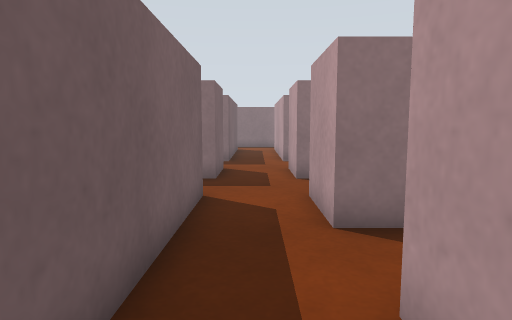
view 1 (above)

24 first-person views from a walk through a world built for the Gazebo simulator. The camera is 0.83 m above the floor, tilts 6° down and sees 75° across. The floor is counted in squares, 0.5 m on a side. Each view is taken from the middle of a square. On the plan, view 1 faces up. The plan holds only what a view shows up to about 16 squares ahead; the rest is blank. The place goes on beyond the plan.

view 2
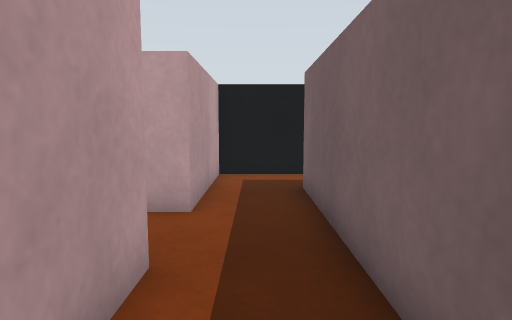

view 3
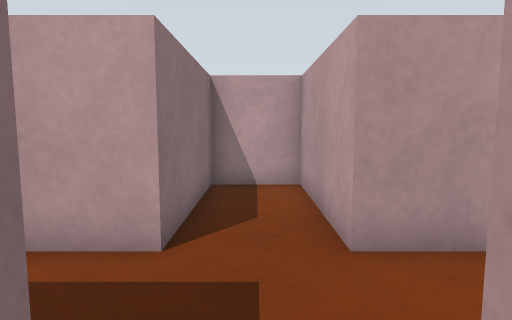

view 4
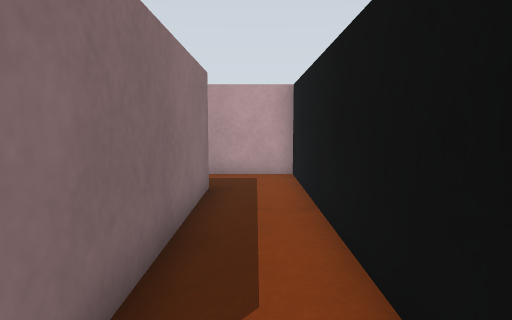

view 5
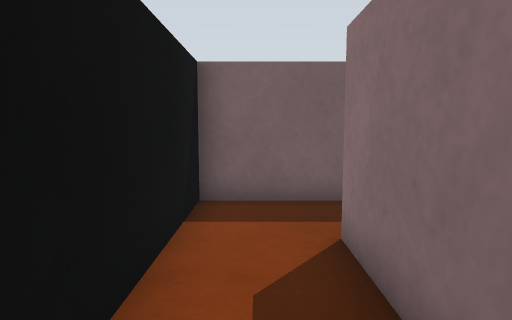

view 6
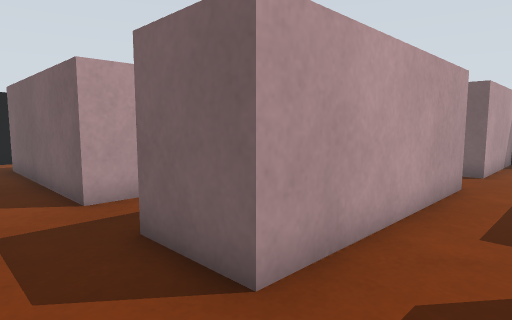

view 7
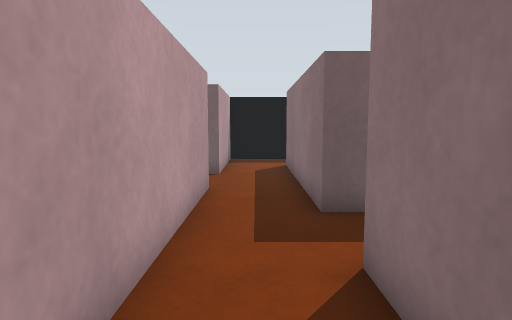

view 8
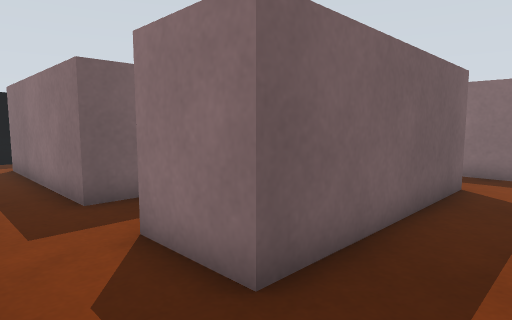

view 9
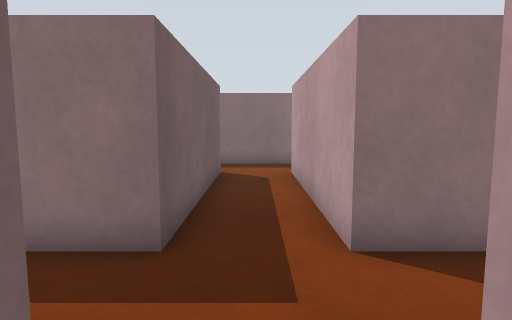

view 10
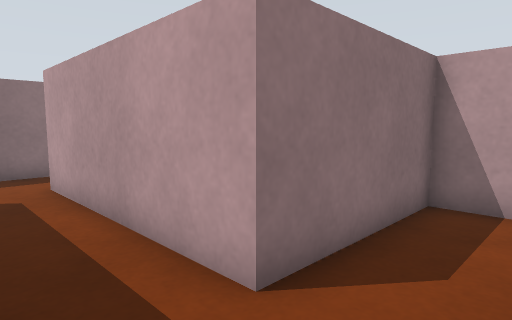

view 11
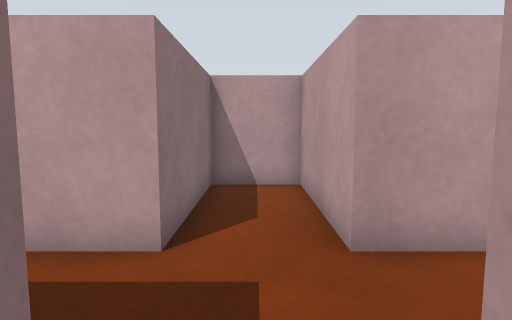

view 12
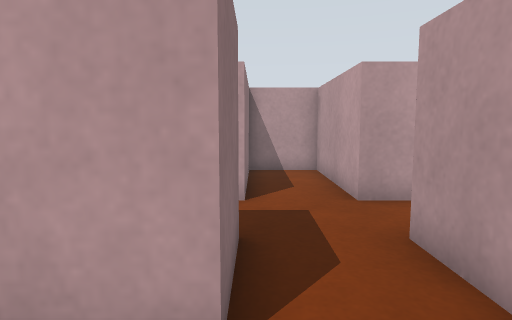

view 13
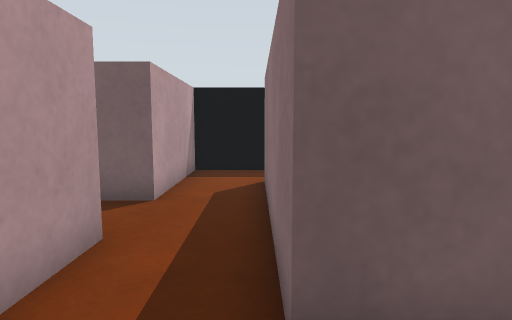

view 14
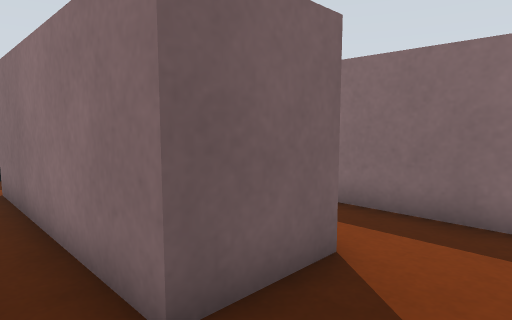

view 15
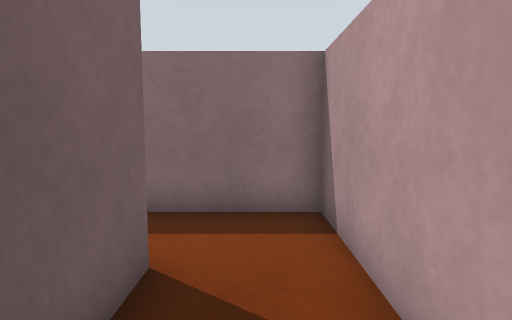

view 16
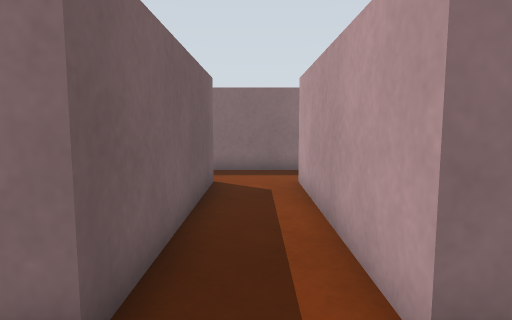

view 17
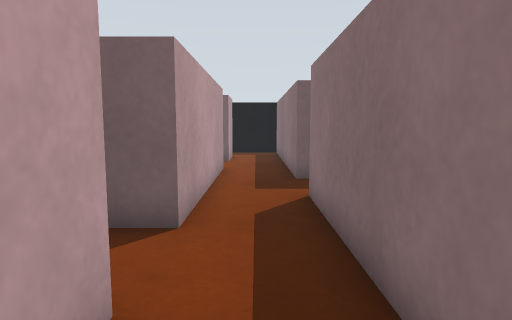

view 18
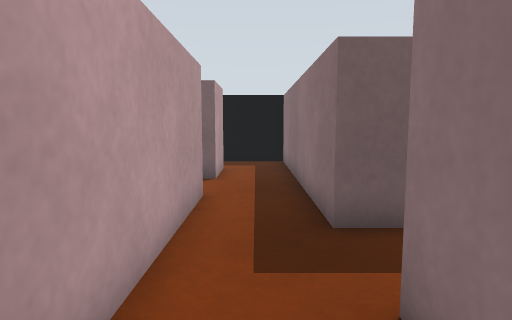

view 19
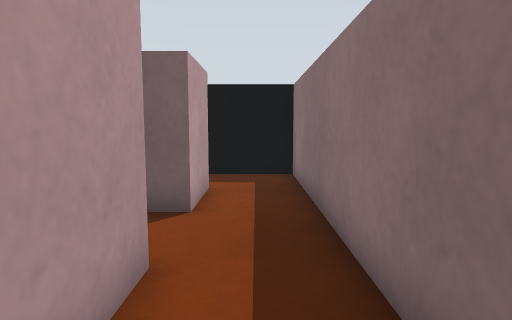

view 20
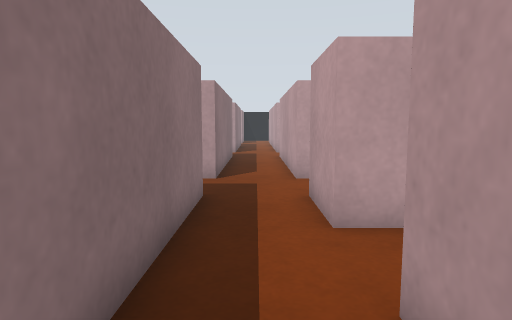

view 21
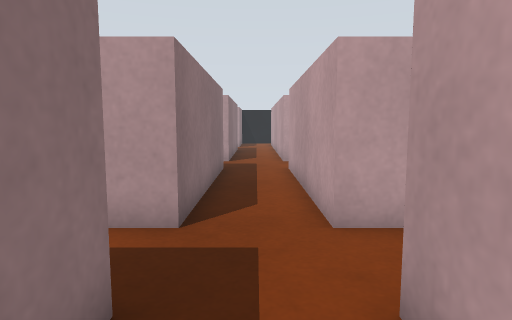

view 22
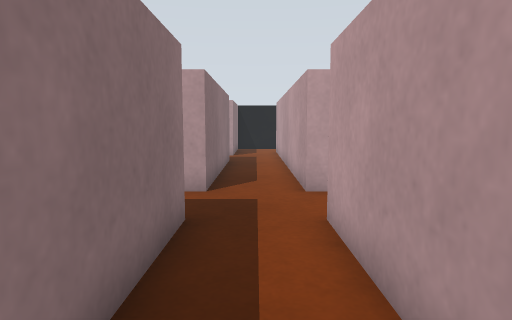

view 23
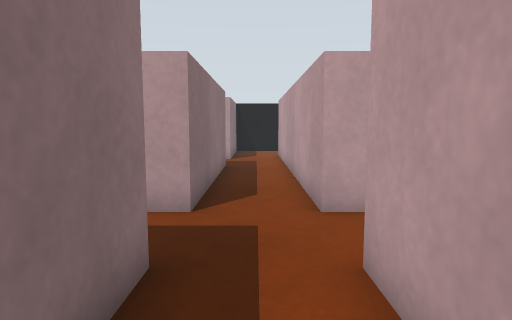

view 24
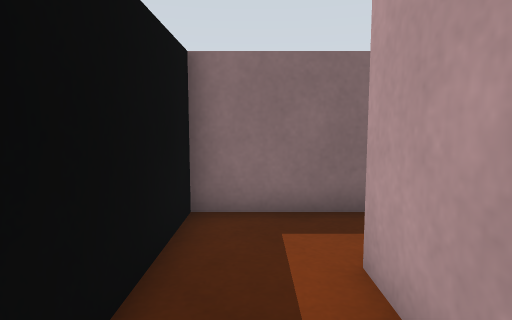

### Floor plan
Points are (right, up) in squares from view 1. A wall is a line through its corners. A room is listed if a view was taken in it or the views show most of it. See-through windows are left out.
Room 1 (views 1, 5)
walls: (-1.2, 2.5) (-1.2, 0.2) (-8.8, 0.2); (-8.4, -2.3) (1.3, -2.3) (1.3, 2.8)
ways out: opening at (-8, -1) to room 3; opening at (0, 2) to room 11
Room 2 (views 2, 3, 9)
walls: (1.3, 7.7) (6.3, 7.7) (6.3, 10.2) (1.3, 10.2) (1.3, 12.8); (-2.5, 7.7) (-1.2, 7.7); (-1.2, 12.8) (-1.2, 10.2) (-1.8, 10.2)
ways out: opening at (0, 11.5) to room 4; opening at (0, 7) to room 11
Room 3 (view 4)
walls: (-11.2, 1) (-11.2, -2.3) (-8.4, -2.3)
ways out: opening at (-8, -1) to room 1
Room 4 (views 6, 7, 8, 10, 11, 16)
walls: (1.3, 12.8) (6.3, 12.8) (6.3, 15.3) (1.3, 15.3) (1.3, 22.7); (-3.4, 12.8) (-1.2, 12.8); (-1.2, 22.7) (-1.2, 15.3) (-3.7, 15.3)
ways out: opening at (0, 11.5) to room 2; opening at (-3, 14) to room 5; opening at (0, 22) to room 7
Room 5 (views 12, 13, 14, 15)
walls: (-3.7, 15.3) (-3.7, 17.6); (-6.2, 17.9) (-6.2, 15.3) (-8.4, 15.3); (-8.9, 12.8) (-3.4, 12.8)
ways out: opening at (-3, 14) to room 4; opening at (-9, 14) to room 12; opening at (-5, 17)
Room 6 (view 17)
walls: (3.8, 25.2) (1.6, 25.2); (6.3, 25.2) (6.3, 26.5); (1.3, 22.7) (3.8, 22.7)
ways out: opening at (1, 24) to room 7; opening at (7, 24) to room 9; opening at (5, 22)
Room 7 (views 18, 21)
walls: (-3.4, 22.7) (-1.2, 22.7); (1.6, 25.2) (-3.8, 25.2)
ways out: opening at (0, 22) to room 4; opening at (1, 24) to room 6; opening at (-3, 24) to room 8
Room 8 (views 19, 20)
walls: (-6.2, 26.5) (-6.2, 25.2) (-8.4, 25.2); (-8.8, 22.7) (-3.4, 22.7)
ways out: opening at (-3, 24) to room 7; opening at (-9, 24) to room 13
Room 9 (views 22, 23)
walls: (13.8, 25.2) (6.3, 25.2); (16.2, 22.7) (21.5, 22.7); (21.5, 25.2) (16.2, 25.2) (16.2, 26.1); (6.3, 22.7) (13.8, 22.7)
ways out: opening at (7, 24) to room 6; opening at (15, 21.5)
Room 10 (view 24)
walls: (-13.7, 20.5) (-13.7, 22.7); (-16.2, 15.8) (-16.2, 12.8) (-13.4, 12.8); (-13.5, 25.2) (-16.2, 25.2) (-16.2, 20.9)
ways out: opening at (-13, 14) to room 12; opening at (-14, 24) to room 13
Room 11 (no view inside)
walls: (1.3, 5.2) (1.3, 7.7); (-1.2, 7.7) (-1.2, 2.5)
ways out: opening at (0, 2) to room 1; opening at (0, 7) to room 2; opening at (2, 4)
Room 12 (no view inside)
walls: (-13.4, 12.8) (-11.2, 12.8); (-8.4, 15.3) (-13.8, 15.3)
ways out: opening at (-9, 14) to room 5; opening at (-13, 14) to room 10; opening at (-10, 12)
Room 13 (no view inside)
walls: (-8.4, 25.2) (-13.5, 25.2); (-13.7, 22.7) (-11.2, 22.7)
ways out: opening at (-9, 24) to room 8; opening at (-14, 24) to room 10; opening at (-10, 22)

Positions as (right, up) in squares from view 1, and headings:
1: (0, 0), facing up
2: (0, 9), facing down
3: (-3, 9), facing right
4: (-10, -1), facing right
5: (-4, -1), facing left
6: (1, 15), facing down-left
7: (0, 14), facing left
8: (1, 13), facing up-left
9: (0, 11), facing up
10: (-1, 13), facing up-right
11: (-3, 14), facing right
12: (-6, 15), facing right
13: (-4, 15), facing left
14: (-4, 14), facing up-left
15: (-5, 14), facing up
16: (0, 13), facing up
17: (4, 24), facing left
18: (-1, 24), facing left
19: (-5, 24), facing left
20: (-4, 24), facing right
21: (1, 24), facing right
22: (8, 24), facing right
23: (10, 24), facing right
24: (-15, 19), facing up
